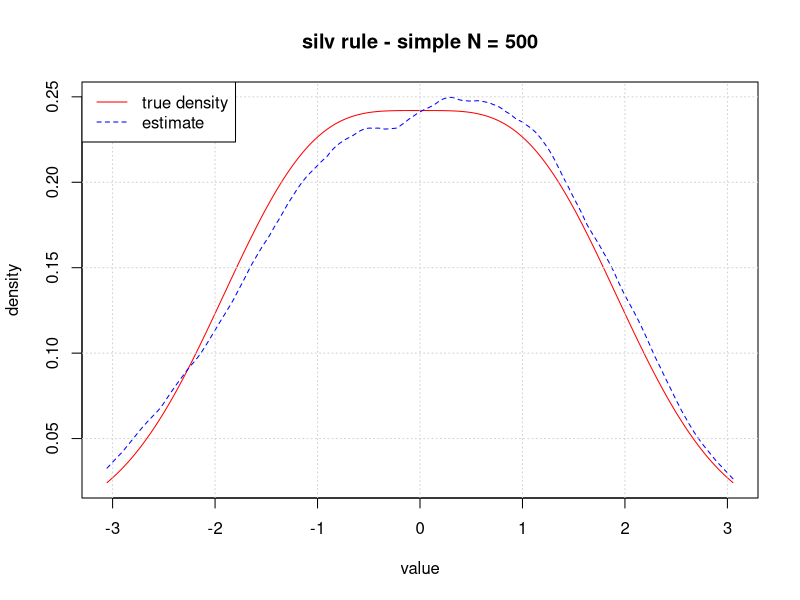
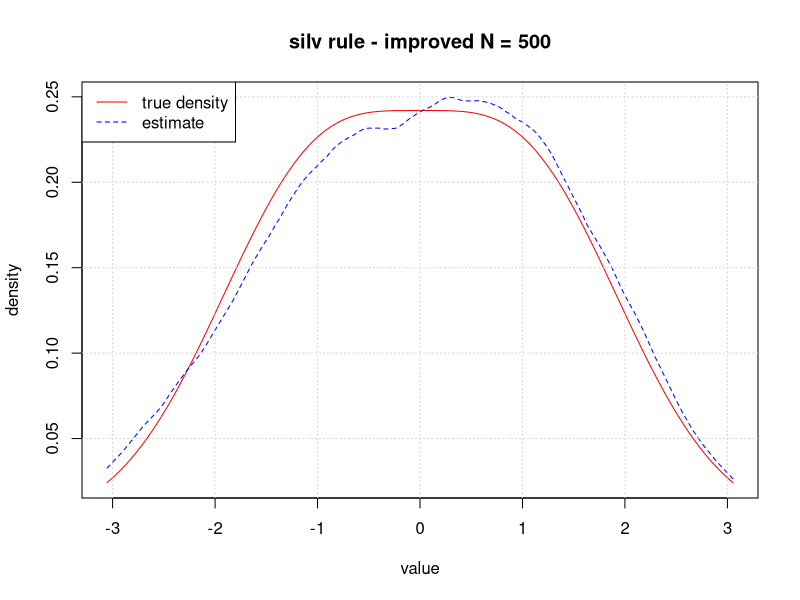
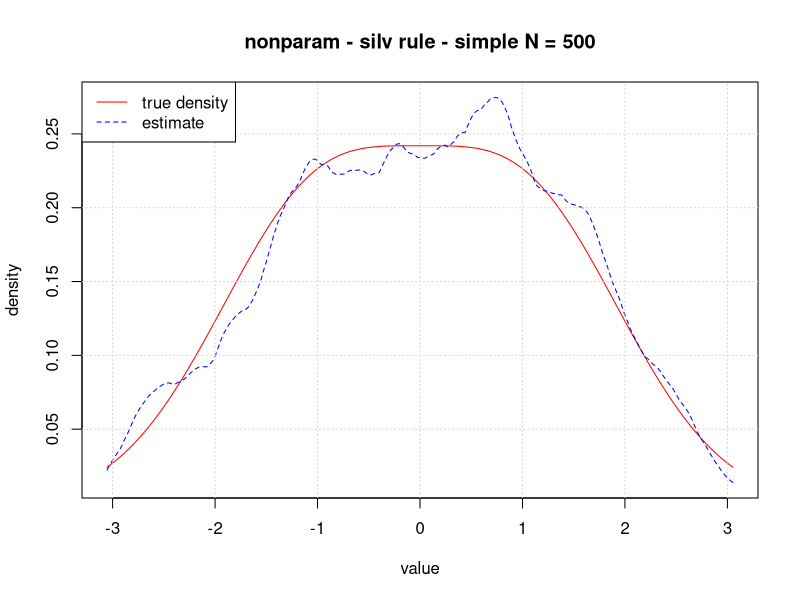
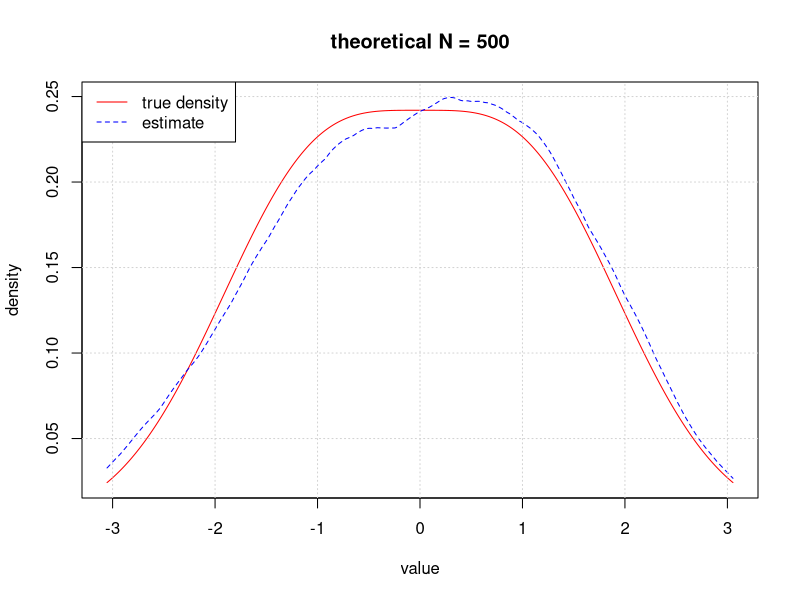
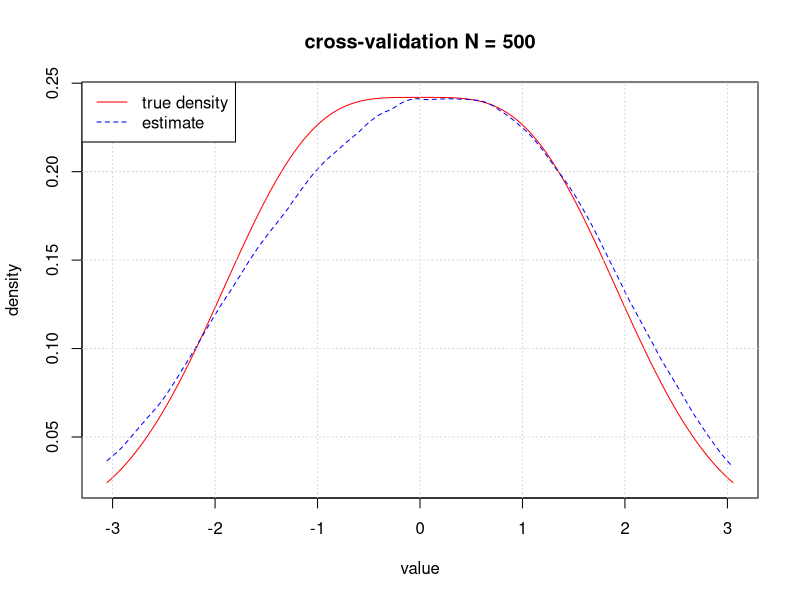
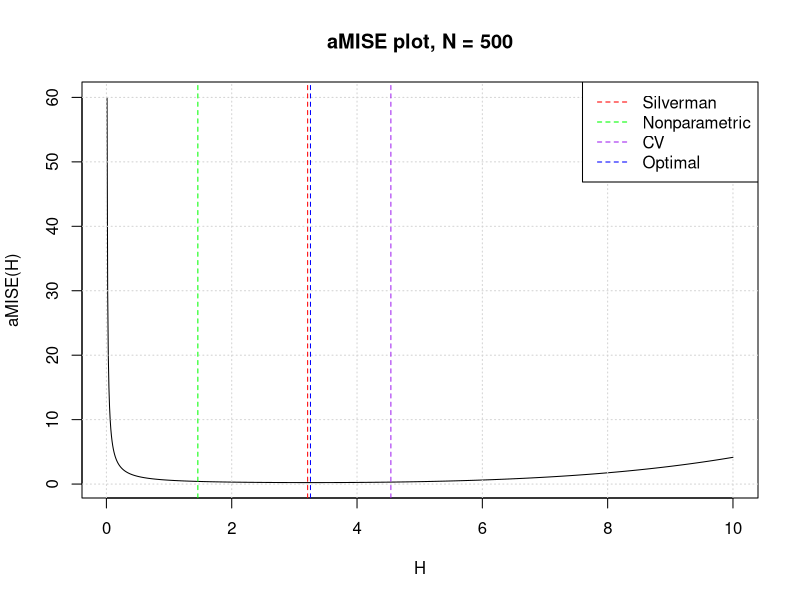

R code for these plots, in order:
# Двокомпонентна гауссова суміш

d.norm.mixt <- function(t, m1, m2, s1, s2, p)
{
  p * dnorm(t, m1, s1) + (1 - p) * dnorm(t, m2, s2)
}

p.norm.mixt <- function(t, m1, m2, s1, s2, p)
{
  p * pnorm(t, m1, s1) + (1 - p) * pnorm(t, m2, s2)
}

q.norm.mixt <- function(alpha, m1, m2, s1, s2, p, q0 = 1)
{
  P <- function(q) { p.norm.mixt(q, m1, m2, s1, s2, p) - alpha }
  nleqslv::nleqslv(q0, P)$x
}

r.norm.mixt <- function(n, m1, m2, s1, s2, p)
{
  ind <- sample(c(1, 2), n, replace = T, prob = c(p, 1 - p))
  rnorm(n, mean = c(m1, m2)[ind], sd = c(s1, s2)[ind])
}

# Ядро Єпанєчнікова та відповідні числові характеристики від нього

epan.kernel <- function(t)
{
  3/4 * (1 - t^2) * (abs(t) < 1)
}

ep.d.sq <- 3/5
ep.D <- 1/5

# Ядерна оцінка щільності

dens.estim <- function(x, h, K)
{
  n <- length(x)
  g <- function(t)
  {
    sum(K((t - x) / h)) / (n * h)
  }
  gv <- function(t)
  {
    sapply(t, g)
  }
}

# Обчислення параметра згладжування за правилом Сільвермана

h.silv.rule <- function(d.sq, D, n, sigma.est)
{
  sigma.est * ((8 * sqrt(pi) * d.sq) / (3 * D^2 * n))^(1/5)
}

h.silv.simple <- function(d.sq, D, x)
{
  h.silv.rule(d.sq, D, length(x), sd(x))
}

h.silv.improved <- function(d.sq, D, x)
{
  h.silv.rule(d.sq, D, length(x), min(sd(x), IQR(x)/1.34))
}

# Теоретично оптимальний параметр згладжування

h.theor <- function(n)
{
  phi <- 1/(8*sqrt(pi))*(3/2-5/(2*exp(1)))
  (15/(phi * n))^(1/5)
}

# Непараметричне обчислення параметра згладжування - прямий підхід

phi.estim.epan <- function(x, h.pilot)
{
  n <- length(x)
  idx <- 1:n
  sx <- sort(x)
  s <- n * h.pilot + sum(sapply(idx[-1], function(i) {
    deltai <- sx[idx < i] - sx[i] + 2 * h.pilot
    sum(deltai * (deltai > 0))
  }))
  s * 9/2 * 1/(n^2 * h.pilot^6)
}

h.nonparam.epan <- function(x, h.pilot)
{
  phi.estim <- phi.estim.epan(x, h.pilot)
  (ep.d.sq / (length(x) * ep.D^2 * phi.estim))^(1/5)
}

# Непараметричне обчислення параметра згладжування через чисельні методи

dens.estim.epan.secderiv.sq <- function(x, h)
{
  n <- length(x)
  g <- function(t)
  {
    sum(abs(t - x) < h)^2 * 1 / (n^2 * h^6) * 9 / 4
  }
  gv <- function(t)
  {
    sapply(t, g)
  }
}

phi.estim.epan.calc <- function(x, h.pilot)
{
  f.secderiv.sq <- dens.estim.epan.secderiv.sq(x, h.pilot)
  integrate(
    f.secderiv.sq, min(x) - h.pilot, max(x) + h.pilot,
    subdivisions = 10^4
    )$value
}

h.nonparam.epan.calc <- function(x, h.pilot)
{
  phi.estim <- phi.estim.epan.calc(x, h.pilot)
  (ep.d.sq / (length(x) * ep.D^2 * phi.estim))^(1/5)
}

# Обчислення параметра згладжування за технікою кросс-валідації

f.a <- function(t, a)
{
  ((1 + t)^a - (-1)^a) / a
}

epan.kernel.conv <- function(t)
{ 
  ifelse(abs(t) >= 2, 0, {
    z <- -abs(t)
    (1 - z^2) * f.a(z, 1) + 2 * z * (f.a(z, 2) - f.a(z, 4)) + (z^2 - 2) * f.a(z, 3) + f.a(z, 5)
  })
}

CV.h <- function(h, x)
{
  n <- length(x)
  idx <- 1:n
  double.sum <- sum(sapply(idx, function(j) {
    delta <- (x[idx < j] - x[j])/h
    A <- sum(epan.kernel.conv(delta)) * 9/16
    B <- sum(epan.kernel(delta))
    A / n - 2 * B / (n - 1)
  }))
  (ep.d.sq + 2 * double.sum) / (n * h)
}

h.crossvalid <- function(x, h.min, h.max)
{
  optimize(function(h) { CV.h(h, x) }, c(h.min, h.max))$minimum
}

# Обчислення параметра згладжування за технікою кросс-валідації + FFT

g <- function(t)
{
  ifelse(abs(t) > 0, (sin(t) - t * cos(t)) / t^3, 1/3)
}

get.weights.ff <- function(a, b, m, x)
{
  n <- length(x)
  M <- 2^m
  delta <- (b-a)/M
  t <- a + (0:M) * delta
  weights <- rep(0, M)
  for(k in 1:(M-1))
  {
    yesno <- (t[k] <= x) & (x < t[k+1])
    weights[k] <- weights[k] + sum(ifelse(yesno, (t[k+1] - x)/(n*delta^2), 0))
    weights[k+1] <- weights[k+1] + sum(ifelse(yesno, (x - t[k])/(n*delta^2), 0))
  }
  weights
}

phi.at.zero.ff <- function(h, a, b, m, x)
{
  n <- length(x)
  M <- 2^m
  M2 <- M%/%2
  delta <- (b-a)/M
  t <- a + (0:M) * delta
  # M --> M + 1
  weights <- rep(0, M+1)
  for(k in 1:M)
  {
    yesno <- (t[k] <= x) & (x < t[k+1])
    weights[k] <- weights[k] + sum(ifelse(yesno, (t[k+1] - x)/(n*delta^2), 0))
    weights[k+1] <- weights[k+1] + sum(ifelse(yesno, (x - t[k])/(n*delta^2), 0))
  }
  s <- 2 * pi * (1:M2 + 1) / (b - a)
  Y <- (b - a) / (sqrt(2 * pi) * M) * fft(weights)  #FFT
  sum.val <- sum(g(h*s) * (3/sqrt(2*pi) * g(h*s) - 2) * abs(Y[1:M2 + 1])^2)
  1/(2*pi)^(3/2) * ((1 - 2*sqrt(2*pi))/2*sqrt(2*pi) + 6*(b-a)/M * sum.val)
}

CV.mod.ff <- function(h, a, b, m, x)
{
  phi.at.zero(h, a, b, m, x) + 2 * epan.kernel(0) / (length(x) * h)
}

h.crossvalid.ff <- function(x, h.min, h.max, a, b, m)
{
  optimize(function(s) { CV.mod(s, a, b, m, x) }, c(h.min, h.max))$minimum
}

# L2 - відстань

l2.sq <- function(f, g, a = -Inf, b = +Inf, n.subdiv = 10^4)
{
  i <- integrate(function(t) { (f(t) - g(t))^2 }, 
                 a, b, subdivisions = n.subdiv, stop.on.error = F)
  i$value
}

plot.l2.sq <- function(f, K, num.gen, N, seed.val = 0, n.sub = 10^3,
                       h.min = 0.01, h.max = 2, h.n = 200, B = 100)
{
  set.seed(seed.val)
  h.vals <- ((h.n-1):0)/(h.n-1) * h.min + (0:(h.n-1))/(h.n-1) * h.max
  l2.val <- rep(0, h.n)
  for(b in 1:B)
  {
    x.boot <- r.gen(N)
    for(j in 1:h.n)
    {
      l2.val[j] <- l2.val[j] + l2.sq(f, dens.estim(x.boot, h.vals[j], K))
    }
  }
  l2.val <- l2.val / B
  plot(h.vals, l2.val, type = "l", 
       xlab = "smoothing", ylab = "l2-squared", 
       main = paste("distance plot, N =", N, ", B =", B))
  grid()
}

# Моделювання

# Зернини: 0, 543787, 1912346 - те що випадково пробив клавішами, то й беру

set.seed(0)

N <- 500

m1 <- -1
m2 <- 1
s1 <- 1
s2 <- s1
p <- 0.5

f <- function(t) { d.norm.mixt(t, m1, m2, s1, s2, p) }
r.gen <- function(n) { r.norm.mixt(n, m1, m2, s1, s2, p) }

y <- r.norm.mixt(N, m1, m2, s1, s2, p)

# Графіки

alpha <- 0.01
D <- 1000

Qlower <- q.norm.mixt(alpha, m1, m2, s1, s2, p)
Qupper <- q.norm.mixt(1 - alpha, m1, m2, s1, s2, p)

I <- (D:0)/D * Qlower + (0:D)/D * Qupper

plot.dens <- function(dens.est, title)
{
  matplot(I,
          cbind(d.norm.mixt(I, m1, m2, s1, s2, p), dens.est(I)),
          col = c("red", "blue"),
          type = "l", xlab = "value", ylab = "density",
          main = paste(title, "N =", N))
  grid()
  legend("topleft", 
         legend = c("true density", "estimate"),
         col = c("red", "blue"), lwd = 1, lty = c(1,2))
}

# Правило Сільвермана - застосування

h.silv.s <- h.silv.simple(ep.d.sq, ep.D, y)
h.silv.i <- h.silv.improved(ep.d.sq, ep.D, y)

dens.silv.s <- dens.estim(y, h.silv.s, epan.kernel)
dens.silv.i <- dens.estim(y, h.silv.i, epan.kernel)

plot.dens(dens.silv.s, "silv rule - simple")
plot.dens(dens.silv.i, "silv rule - improved")

# Непараметричний підхід - застосування

h.nonp <- h.nonparam.epan.calc(y, h.silv.s)

dens.nonp.silv.s <- dens.estim(y, h.nonp, epan.kernel)

plot.dens(dens.nonp.silv.s, "nonparam - silv rule - simple")

# Теоретично оптимальний параметр згладжування - застосування

h.theor.val <- h.theor(N)
dens.theor <- dens.estim(y, h.theor.val, epan.kernel)
plot.dens(dens.theor, "theoretical")

# Кросс-валідація - застосування

h.mn <- 0.01
h.mx <- 2
#H <- seq(h.mn, h.mx, 0.05)
#plot(H, sapply(H, function(s) CV.h(s, y)), type = "l",
#     xlab = "h", ylab = "CV", main = paste("CV, N =", N))
h.cv <- h.crossvalid(y, h.mn, h.mx)
dens.cv <- dens.estim(y, h.cv, epan.kernel)
plot.dens(dens.cv, "cross-validation")

# Графіки MISE

#plot.l2.sq(f, epan.kernel, r.gen, N, seed.val = 0, 
#           n.sub = 10^4, h.min = h.mn, h.max = h.mx, h.n = 100, B = 100)
#abline(v = h.silv.i, col = "red", lty = 2)
#abline(v = h.nonp, col = "green", lty = 2)
#abline(v = h.cv, col = "purple", lty = 2)
#abline(v = h.theor.val, col = "blue", lty = 2)
#legend("topright", legend = c("Silverman", "Nonparametric", "CV", "Optimal"),
#       col = c("red", "green", "purple", "blue"), lwd = 1, lty = 2)

true.phi.val <- (3/2 - 5/(2*exp(1))) / (8 * sqrt(pi))

aMISE <- function(H)
{
  1/4 * true.phi.val * ep.D^2 * H^4 + ep.d.sq / H
}

H.min <- 0.01
H.max <- 10
H.seq <- seq(H.min, H.max, 0.01)
plot(H.seq, aMISE(H.seq), type = "l", xlab = "H", ylab = "aMISE(H)",
     main = paste("aMISE plot, N =", N))
grid()
abline(v = h.silv.i * N^(1/5), col = "red", lty = 2)
abline(v = h.nonp * N^(1/5), col = "green", lty = 2)
abline(v = h.cv * N^(1/5), col = "purple", lty = 2)
abline(v = h.theor.val * N^(1/5), col = "blue", lty = 2)
legend("topright", legend = c("Silverman", "Nonparametric", "CV", "Optimal"),
       col = c("red", "green", "purple", "blue"), lwd = 1, lty = 2)
